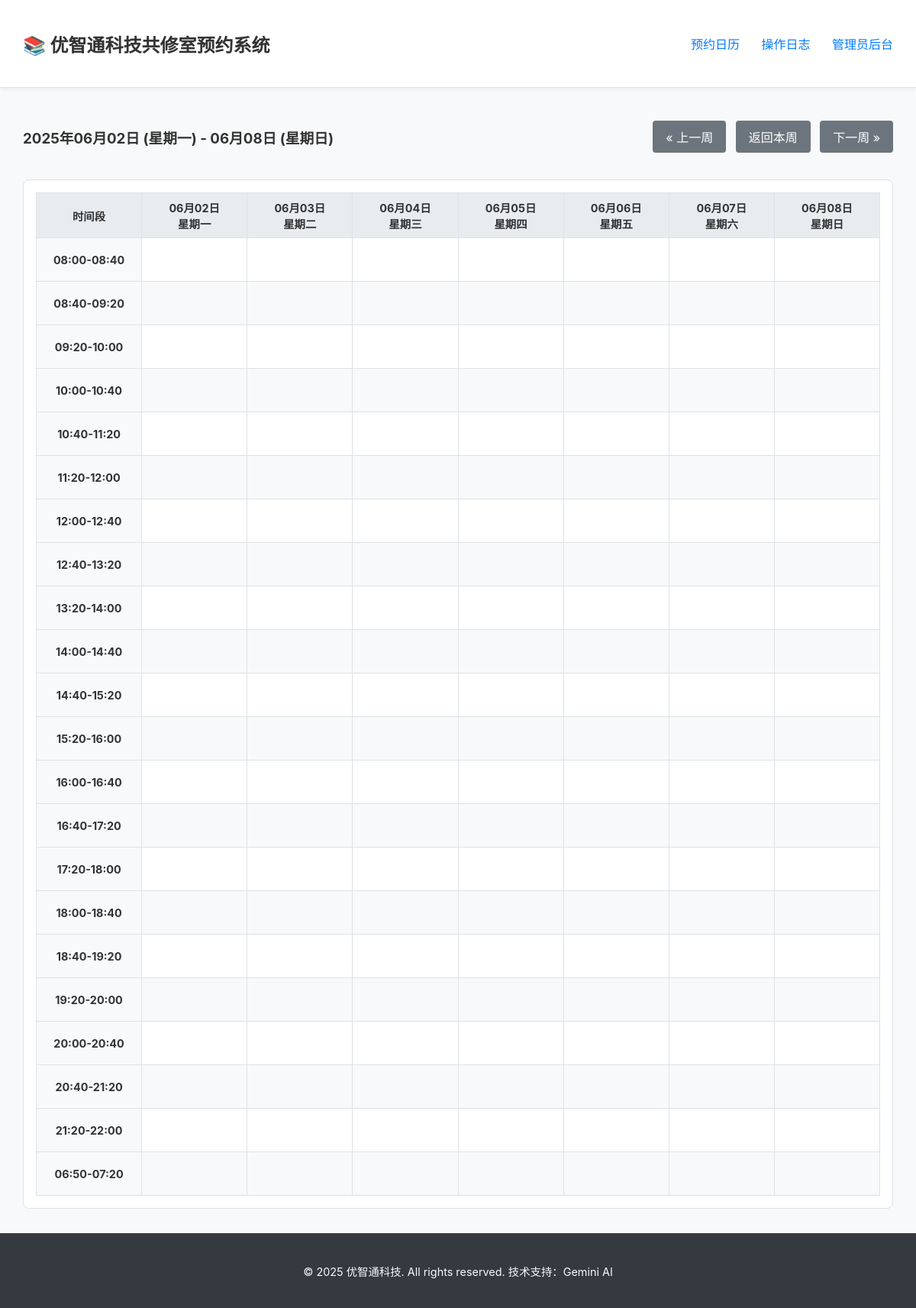
Before: /schedule with the older database file.
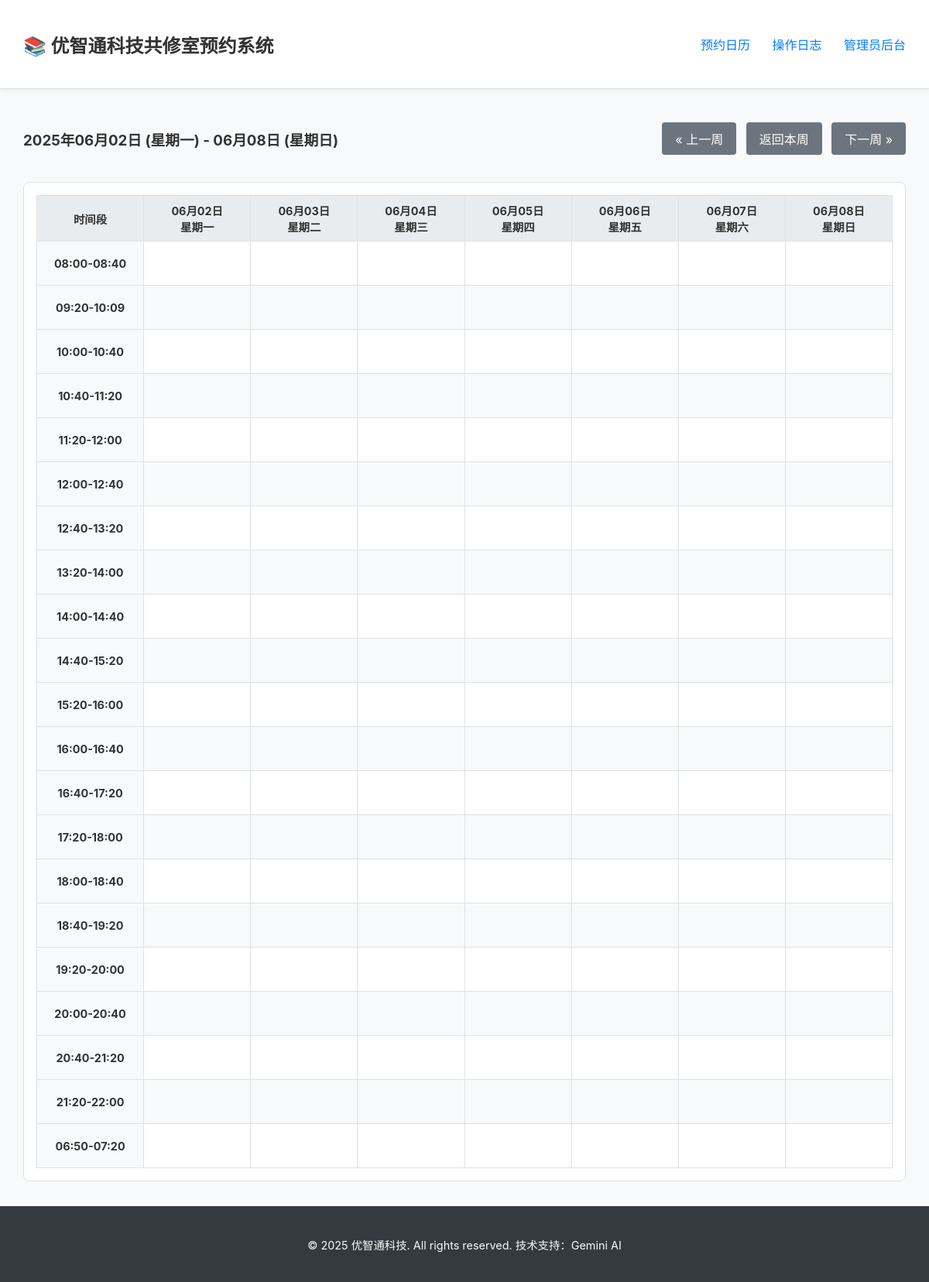
After: the same page with the newer database file.
### app.py (models this page shows)
    class TimeSlot(sql_alchemy_db.Model): id = sql_alchemy_db.Column(sql_alchemy_db.Integer,
                                                                     primary_key=True); slot_value = sql_alchemy_db.Column(
        sql_alchemy_db.String(50), unique=True, nullable=False); order = sql_alchemy_db.Column(sql_alchemy_db.Integer)

### app.py (the view)
@app.route('/schedule')
@check_db_connection
def schedule():
    start_date_str = request.args.get('start_date')
    today = date.today()
    start_date = datetime.strptime(start_date_str, '%Y-%m-%d').date() if start_date_str else today
    current_monday = start_date - timedelta(days=start_date.weekday())
    week_dates = [(current_monday + timedelta(days=i)) for i in range(7)]
    reservations = {};
    special_dates = set();
    time_slots = get_time_slots()
    if db_is_redis:
        special_dates = db.smembers('special_dates') or set()
        with db.pipeline() as pipe:
            for d in week_dates:
                for ts in time_slots: pipe.get(f"reservation:{d.isoformat()}:{ts}")
            results = pipe.execute()
        i = 0
        for d in week_dates:
            for ts in time_slots:
                if results[i]: reservations[f"{d.isoformat()}:{ts}"] = results[i]
                i += 1
    else:
        res_results = Reservation.query.all();
        special_dates = {sd.date_str for sd in SpecialDate.query.all()}
        for res in res_results: reservations[res.id] = res.user_name
    return render_template('index.html', week_dates=week_dates, time_slots=time_slots, reservations=reservations,
                           special_dates=special_dates, special_date_name="斋日", date_range_start=week_dates[0],
                           date_range_end=week_dates[-1],
                           prev_week_start_date=(current_monday - timedelta(weeks=1)).isoformat(),
                           next_week_start_date=(current_monday + timedelta(weeks=1)).isoformat(),
                           today_start_date=today.isoformat())

### app.py (called while the page is built)
def get_time_slots():
    if db_is_redis:
        return db.lrange(TIME_SLOTS_KEY, 0, -1)
    else:
        return [s.slot_value for s in TimeSlot.query.order_by(TimeSlot.order).all()]

def check_db_connection(f):
    @wraps(f)
    def decorated_function(*args, **kwargs):
        db_handle = db if db_is_redis else db.session
        if db_handle is None: return "数据库连接失败，请检查服务器配置或环境变量。", 503
        return f(*args, **kwargs)
    return decorated_function

### templates/index.html (shortened to what this page needs)
{% extends "base.html" %}
{% block content %}
<div class="schedule-header">
    <div class="date-range">
        <h3>{{ date_range_start.strftime('%Y年%m月%d日') }} ({{ date_range_start.strftime('%A') | replace('Monday', '星期一') | replace('Tuesday', '星期二') | replace('Wednesday', '星期三') | replace('Thursday', '星期四') | replace('Friday', '星期五') | replace('Saturday', '星期六') | replace('Sunday', '星期日') }}) - {{ date_range_end.strftime('%m月%d日') }} ({{ date_range_end.strftime('%A') | replace('Monday', '星期一') | replace('Tuesday', '星期二') | replace('Wednesday', '星期三') | replace('Thursday', '星期四') | replace('Friday', '星期五') | replace('Saturday', '星期六') | replace('Sunday', '星期日') }})</h3>
    </div>
    <div class="navigation">
        <a href="{{ url_for('schedule', start_date=prev_week_start_date) }}" class="button">&laquo; 上一周</a>
        <a href="{{ url_for('schedule', start_date=today_start_date) }}" class="button">返回本周</a>
        <a href="{{ url_for('schedule', start_date=next_week_start_date) }}" class="button">下一周 &raquo;</a>
    </div>
</div>
<div class="schedule-grid-container">
    <table class="schedule-grid">
        <thead>
            <tr>
                <th class="time-header">时间段</th>
                {% for day in week_dates %}
                <th class="{% if day.isoformat() in special_dates %}special-date{% endif %}">
                    {{ day.strftime('%m月%d日') }}<br>
                    {{ day.strftime('%A') | replace('Monday', '星期一') | replace('Tuesday', '星期二') | replace('Wednesday', '星期三') | replace('Thursday', '星期四') | replace('Friday', '星期五') | replace('Saturday', '星期六') | replace('Sunday', '星期日') }}
                </th>
                {% endfor %}
            </tr>
        </thead>
        <tbody>
            {% for time_slot in time_slots %}
            <tr>
                <td class="time-slot-label">{{ time_slot }}</td>
                {% for day in week_dates %}
                {% set res_key = day.isoformat() + ':' + time_slot %}
                <td data-date="{{ day.isoformat() }}" data-time="{{ time_slot }}" data-user="{{ reservations.get(res_key, '') }}">
                </td>
                {% endfor %}
            </tr>
            {% endfor %}
        </tbody>
    </table>
</div>
{% endblock %}

Changed rows visible on the page:
removed TimeSlot: slot_value "08:40-09:20"
changed TimeSlot (number 2 of 21 on the later page): slot_value "09:20-10:00" → "09:20-10:09"
